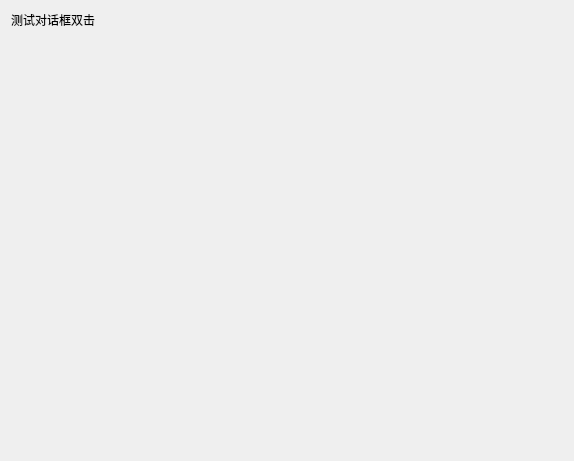
<?xml version="1.0" encoding="UTF-8"?>
<ui version="4.0">
 <class>DialogTestMaximum</class>
 <widget class="QDialog" name="DialogTestMaximum">
  <property name="geometry">
   <rect>
    <x>0</x>
    <y>0</y>
    <width>574</width>
    <height>461</height>
   </rect>
  </property>
  <property name="windowTitle">
   <string>Dialog</string>
  </property>
  <layout class="QVBoxLayout" name="verticalLayout">
   <item>
    <widget class="QLabel" name="lbTitle">
     <property name="text">
      <string>测试对话框双击</string>
     </property>
    </widget>
   </item>
   <item>
    <widget class="QWidget" name="widget" native="true">
     <property name="sizePolicy">
      <sizepolicy hsizetype="Preferred" vsizetype="Expanding">
       <horstretch>0</horstretch>
       <verstretch>0</verstretch>
      </sizepolicy>
     </property>
    </widget>
   </item>
  </layout>
 </widget>
 <resources/>
 <connections/>
</ui>
